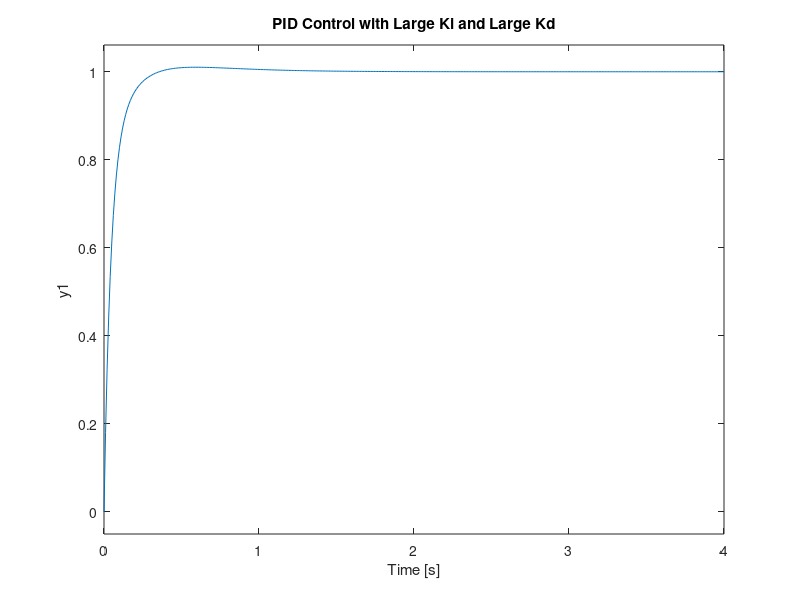

The MATLAB source for this figure:
J = 0.01;
b = 0.1;
K = 0.01;
R = 1;
L = 0.5;
s = tf('s');
P_motor = K/((J*s+b)*(L*s+R)+K^2);
% We at first try employing a proportional controller with a gain of 100, that is, C(s) = 100. To determine the closed-loop transfer function, we use the feedback command. 
Kp = 100;
C = pid(Kp);
sys_cl = feedback(C*P_motor,1);
t = 0:0.01:5;
         step(sys_cl,t)
         grid
         title('Step Response with Proportional Control')

%adding an integral term will eliminate the steady-state error to a step reference and a derivative term will often reduce the overshoot. Let's try a PID controller with small $K_i$ and $K_d$
Kp = 75;
Ki = 1;
Kd = 1;
C = pid(Kp,Ki,Kd);
sys_cl = feedback(C*P_motor,1);
step(sys_cl,[0:1:200])
title('PID Control with Small Ki and Small Kd')
%n this case, the long tail on the step response graph is due to the fact that the integral gain is small and, therefore, it takes a long time for the integral action to build up and eliminate the steady-state error. This process can be sped up by increasing the value of $K_i$
Kp = 100;
Ki = 200;
Kd = 1;
C = pid(Kp,Ki,Kd);
sys_cl = feedback(C*P_motor,1);
step(sys_cl, 0:0.01:4)
grid
title('PID Control with Large Ki and Small Kd')
% As expected, the steady-state error is now eliminated much more quickly than before. However, the large $K_i$ has greatly increased the overshoot. Let's increase $K_d$ in an attempt to reduce the overshoo
Kp = 100;
         Ki = 200;
         Kd = 10;
         C = pid(Kp,Ki,Kd);
         sys_cl = feedback(C*P_motor,1);
         step(sys_cl, 0:0.01:4)
         grid
         title('PID Control with Large Ki and Large Kd')